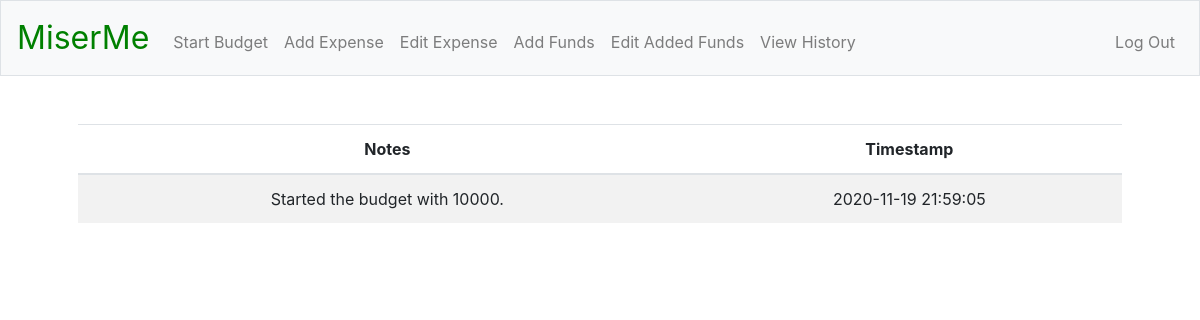
Before: /history (signed in) with the older database file.
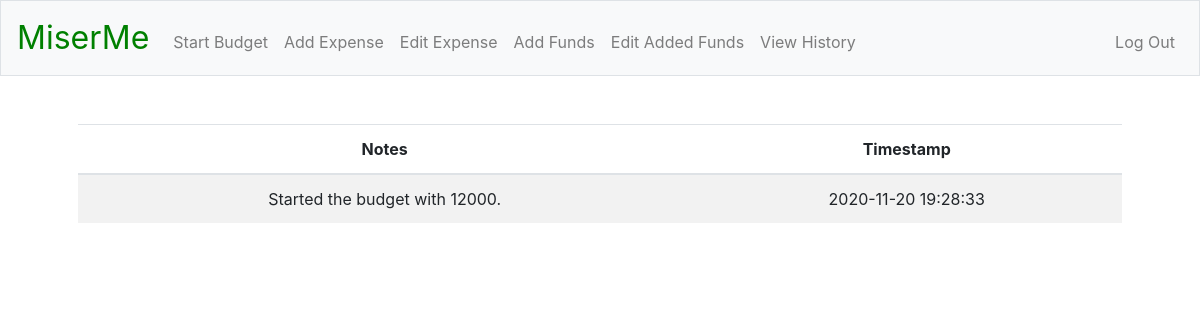
After: the same page with the newer database file.
### tables this page shows
CREATE TABLE history (
history_id INTEGER PRIMARY KEY AUTOINCREMENT NOT NULL,
user_id INTEGER NOT NULL,
notes TEXT NOT NULL,
timestamp DATETIME DEFAULT (DATETIME(CURRENT_TIMESTAMP, 'LOCALTIME')),
FOREIGN KEY(user_id) REFERENCES registrants(id));

### app.py (the view)
@app.route("/history")
@login_required
def history():
    c.execute("""
    SELECT notes, timestamp FROM history WHERE user_id = :user_id;
    """, {"user_id": session["user_id"]})
    rows = c.fetchall()
    entries = []
    for row in rows:
        entries.append({
            "notes": row[0],
            "timestamp": row[1]
        })
    return render_template("history.html", entries = entries)

### helpers.py (called while the page is built)
def login_required(f):
    @wraps(f)
    def decorated_functions(*args, **kwargs):
        if session.get("user_id") is None:
            return redirect("/login")
        return f(*args, **kwargs)
    return decorated_functions

### templates/history.html (shortened to what this page needs)
{% extends "layout.html" %}
{% block main %}
    <table class="table table-striped">
        <thead>
            <tr>
                <th>Notes</th>
                <th>Timestamp</th>
            </tr>
        </thead>
        <tbody>
            {% for i in entries %}
            <tr>
                <td>{{ i["notes"] }}</td>
                <td>{{ i["timestamp"] }}</td>
            </tr>
            {% endfor %}
        </tbody>
    </table>
{% endblock %}

### templates/layout.html (shortened to what this page needs)
<!DOCTYPE html>
<html lang="en">
    <head>
        <link rel="stylesheet" href="https://stackpath.bootstrapcdn.com/bootstrap/4.5.2/css/bootstrap.min.css">
        <link href="/static/styles.css" rel="stylesheet">
    </head>
    <body>
        <nav class="navbar navbar-expand-md navbar-light bg-light border">
            <a class="navbar-brand" href="/"><span class="miserme_brand">MiserMe</span></a>
            <div class="collapse navbar-collapse" id="navbar">
                {% if session.user_id %}
                    <ul class="navbar-nav mr-auto mt-2">
                        <li class="nav-item"><a class="nav-link" href="/start_budget">Start Budget</a></li>
                        <li class="nav-item"><a class="nav-link" href="/expense">Add Expense</a></li>
                        <li class="nav-item"><a class="nav-link" href="/edit">Edit Expense</a></li>
                        <li class="nav-item"><a class="nav-link" href="/add_funds">Add Funds</a></li>
                        <li class="nav-item"><a class="nav-link" href="/edit_added">Edit Added Funds</a></li>
                        <li class="nav-item"><a class="nav-link" href="/history">View History</a></li>
                    </ul>
                    <ul class="navbar-nav ml-auto mt-2">
                        <li class="nav-item"><a class="nav-link" href="/logout">Log Out</a></li>
                    </ul>
                {% else %}
                    <ul class="navbar-nav ml-auto mt-2">
                        <li class="nav-item"><a class="nav-link" href="/register">Register</a></li>
                        <li class="nav-item"><a class="nav-link" href="/login">Log In</a></li>
                    </ul>
                {% endif %}
            </div>
        </nav>
        <main class="container p-5">
            {% block main %}{% endblock %}
        </main>
    </body>
</html>

### static/styles.css (style rules this page uses)
main { overflow-x: auto; text-align: center; }
nav .navbar-brand { font-size: xx-large; }
nav .navbar-brand .miserme_brand { color: green; }

Changed rows visible on the page:
removed history: notes "Started the budget with 10000.", timestamp "2020-11-19 21:59:05"
added history: notes "Started the budget with 12000.", timestamp "2020-11-20 19:28:33"
